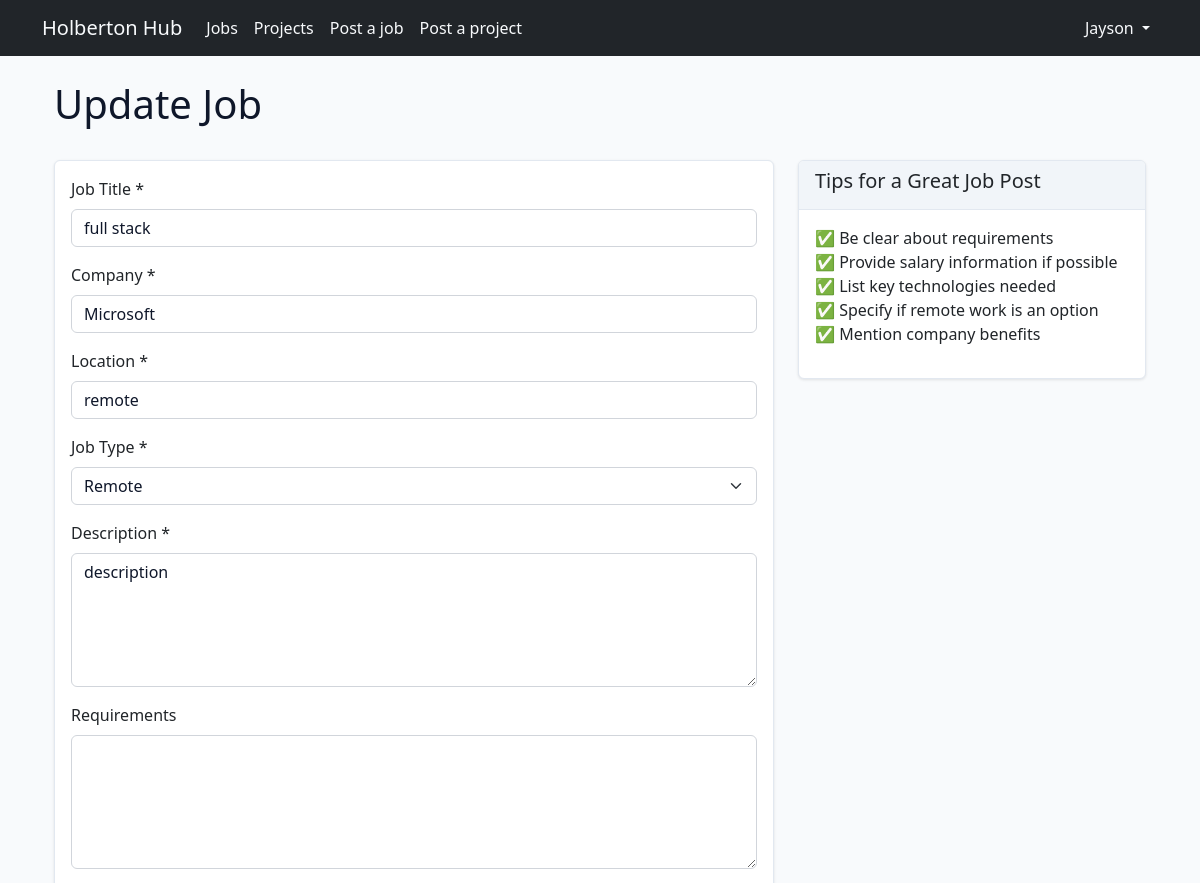
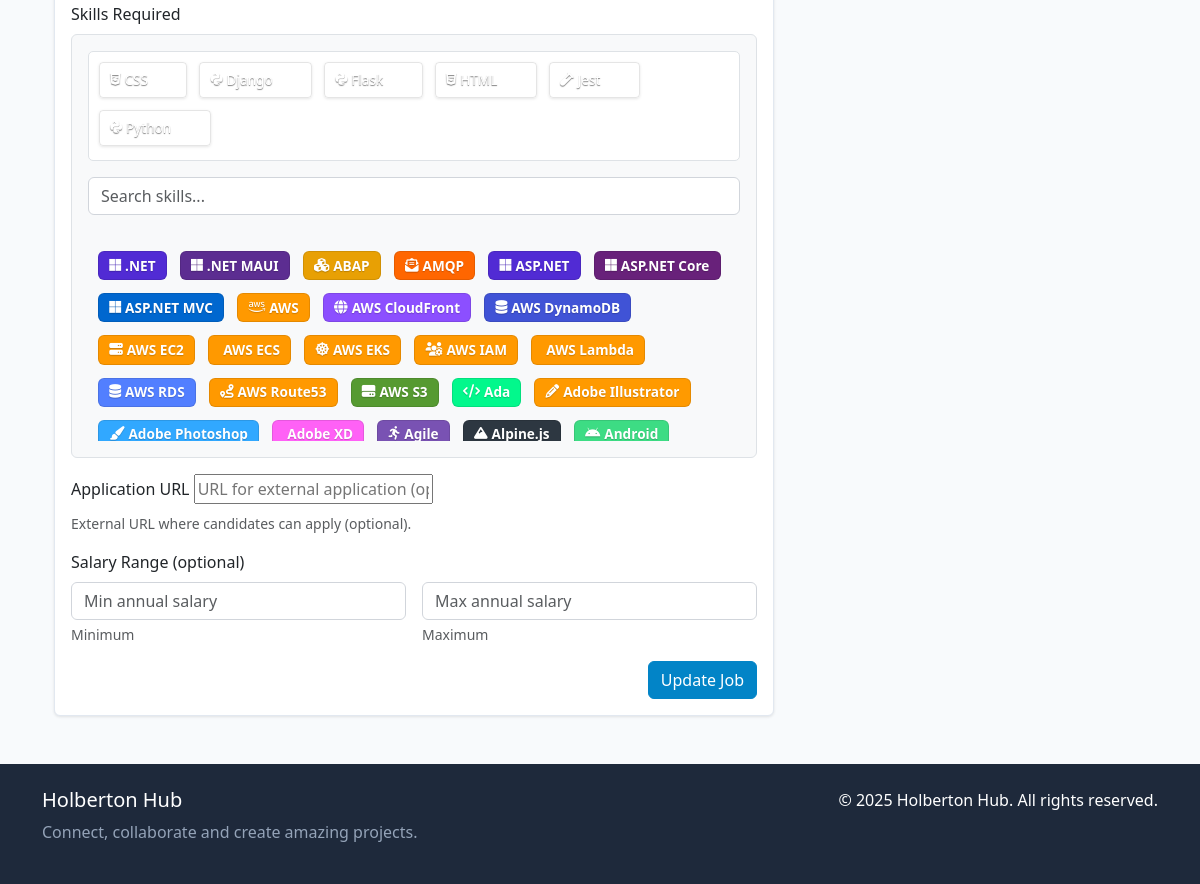
/jobs/7/update/ (signed in), run on the app's committed database (2 pictures, top to bottom).
### users/models.py (models this page shows, shortened)
class CustomUser(AbstractUser):
    bio = models.TextField(max_length=500, blank=True)
    profile_pic = CloudinaryField('profile_pic', blank=True, null=True,
                                  folder='profile_pics',
                                  transformation=[
                                      {'width': 300, 'height': 300, 'crop': 'fill'}
                                  ])
    skills = models.ManyToManyField(Skill, blank=True, related_name='users')
    skills_known = models.TextField(blank=True, default='[]',
                              help_text="JSON list of skills the user knows and can teach")
    skills_to_learn = models.TextField(blank=True, default='[]',
                                 help_text="JSON list of skills the user wants to learn")
    github_url = models.URLField(blank=True, verbose_name="GitHub URL")
    linkedin_url = models.URLField(blank=True, verbose_name="LinkedIn URL")
    website = models.URLField(blank=True, verbose_name="Personal Website")
    stackoverflow_url = models.URLField(blank=True, verbose_name="Stack Overflow URL")
    devto_url = models.URLField(blank=True, verbose_name="Dev.to URL")
    medium_url = models.URLField(blank=True, verbose_name="Medium URL")
    twitter_url = models.URLField(blank=True, verbose_name="Twitter/X URL")
    discord_username = models.CharField(max_length=100, blank=True, verbose_name="Discord Username")
    instagram_url = models.URLField(blank=True, verbose_name="Instagram URL")
    facebook_url = models.URLField(blank=True, verbose_name="Facebook URL")
    youtube_url = models.URLField(blank=True, verbose_name="YouTube URL")
    twitch_url = models.URLField(blank=True, verbose_name="Twitch URL")
    mastodon_url = models.URLField(blank=True, verbose_name="Mastodon URL")

### jobs/models.py (models this page shows, shortened)
class Job(models.Model):
    JOB_TYPE_CHOICES = (
        ('full_time', 'Full-Time'),
        ('part_time', 'Part-Time'),
        ('contract', 'Contract'),
        ('internship', 'Internship'),
        ('remote', 'Remote'),
        ('freelance', 'Freelance'),
    )
    title = models.CharField(max_length=100)
    company = models.CharField(max_length=100, blank=True, null=True)  # Made nullable for safer migrations
    location = models.CharField(max_length=100, blank=True, null=True)  # Made nullable for safer migrations
    job_type = models.CharField(max_length=20, choices=JOB_TYPE_CHOICES, default='full_time')
    description = models.TextField()
    requirements = models.TextField(blank=True, null=True)
    employer = models.ForeignKey(
        settings.AUTH_USER_MODEL,
        on_delete=models.CASCADE,
        null=True,  # Temporarily allow null
        blank=True  # Temporarily allow blank
    )
    created_at = models.DateTimeField(auto_now_add=True)
    updated_at = models.DateTimeField(auto_now=True)
    is_active = models.BooleanField(default=True)
    application_url = models.URLField(blank=True, null=True)
    salary_min = models.PositiveIntegerField(blank=True, null=True)
    salary_max = models.PositiveIntegerField(blank=True, null=True)
    skills = models.ManyToManyField(Skill, blank=True, related_name='jobs')
    class Meta:
        ordering = ['-created_at']

### skills/models.py (models this page shows, shortened)
class Skill(models.Model):
    name = models.CharField(max_length=100, unique=True)
    slug = models.SlugField(max_length=100, unique=True)
    description = models.TextField(blank=True, null=True)
    code = models.CharField(max_length=50, blank=False, null=False, unique=True, default='CODE')
    class Meta:
        ordering = ['name']

### jobs/views.py (the view, shortened to what this page needs)
# urls.py: path('<int:pk>/update/', views.JobUpdateView.as_view(), name='job_update'),
class JobUpdateView(LoginRequiredMixin, UserPassesTestMixin, UpdateView):
    model = Job
    form_class = JobForm
    template_name = 'jobs/job_form.html'
    def test_func(self):
        job = self.get_object()
        return job.employer == self.request.user
    def get_context_data(self, **kwargs):
        context = super().get_context_data(**kwargs)
        context['skills'] = Skill.objects.all()
        context['skills_by_category'] = get_skills_by_category()
        context['selected_skills'] = [skill.code for skill in self.object.skills.all()]
        context['skill_choices'] = SKILL_CHOICES
        context['action'] = 'Update'
        return context

### templates/jobs/job_form.html (shortened to what this page needs)
{% extends 'base.html' %}
{% load skill_tags %}
{% block extra_css %}
<link rel="stylesheet" href="/static/css/skill-badges.css">
{% endblock %}
{% block content %}
<div class="container">
    <div class="row mb-4">
        <div class="col-12">
            <h1>{{ action }} Job</h1>
        </div>
    </div>
    <div class="row">
        <div class="col-md-8">
            <div class="card">
                <div class="card-body">
                    <form method="post" enctype="multipart/form-data" id="job-form">
                        <div class="mb-3">
                            <label for="{{ form.title.id_for_label }}" class="form-label">Job Title *</label>
                            {{ form.title }}
                        </div>
                        <div class="mb-3">
                            <label for="{{ form.company.id_for_label }}" class="form-label">Company *</label>
                            {{ form.company }}
                        </div>
                        <div class="mb-3">
                            <label for="{{ form.location.id_for_label }}" class="form-label">Location *</label>
                            {{ form.location }}
                        </div>
                        <div class="mb-3">
                            <label for="{{ form.job_type.id_for_label }}" class="form-label">Job Type *</label>
                            {{ form.job_type }}
                        </div>
                        <div class="mb-3">
                            <label for="{{ form.description.id_for_label }}" class="form-label">Description *</label>
                            {{ form.description }}
                        </div>
                        <div class="mb-3">
                            <label for="{{ form.requirements.id_for_label }}" class="form-label">Requirements</label>
                            {{ form.requirements }}
                        </div>
                        <div class="mb-3">
                            <label class="form-label">Skills Required</label>
                            <div class="skill-selection-container border p-3 rounded bg-light">
                                <div id="selected-skills" class="mb-3 d-flex flex-wrap gap-2">
                                    {% if job and job.skills.all %}
                                        {% for skill in job.skills.all %}
                                            <div class="skill-badge badge d-flex align-items-center"
                                                 data-color="{{ skill.code|get_skill_color }}">
                                                <i class="{{ skill.code|get_skill_icon }} me-1"></i>
                                                {{ skill.name }}
                                                <button type="button" class="btn-close btn-close-white ms-2" aria-label="Remove"></button>
                                            </div>
                                        {% endfor %}
                                    {% endif %}
                                </div>
                                <div class="input-group mb-3">
                                    <input type="text" id="skill-search" class="form-control" placeholder="Search skills...">
                                </div>
                                <div id="skills-list" class="d-flex flex-wrap gap-2">
                                    {% for skill_code, skill_name in skill_choices %}
                                        <div class="skill-option badge d-flex align-items-center"
                                             data-value="{{ skill_code }}"
                                             data-icon="{{ skill_code|get_skill_icon }}"
                                             data-color="{{ skill_code|get_skill_color }}">
                                            <i class="{{ skill_code|get_skill_icon }} me-1"></i>
                                            {{ skill_name }}
                                        </div>
                                    {% endfor %}
                                </div>
                            </div>
                        </div>
                        <div class="mb-3">
                            <label for="{{ form.application_url.id_for_label }}" class="form-label">Application URL</label>
                            {{ form.application_url }}
                            <div class="form-text">External URL where candidates can apply (optional).</div>
                        </div>
                        <div class="mb-3">
                            <label for="{{ form.salary_min.id_for_label }}" class="form-label">Salary Range (optional)</label>
                            <div class="row g-3">
                                <div class="col-md-6">
                                    {{ form.salary_min }}
                                    <div class="form-text">Minimum</div>
                                </div>
                                <div class="col-md-6">
                                    {{ form.salary_max }}
                                    <div class="form-text">Maximum</div>
                                </div>
                            </div>
                        </div>
                        <div class="text-end">
                            <button type="submit" class="btn btn-primary">{{ action }} Job</button>
                        </div>
                    </form>
                </div>
            </div>
        </div>
        <div class="col-md-4">
            <div class="card">
                <div class="card-header">
                    <h5>Tips for a Great Job Post</h5>
                </div>
                <div class="card-body">
                    <ul class="list-unstyled">
                        <li>✅ Be clear about requirements</li>
                        <li>✅ Provide salary information if possible</li>
                        <li>✅ List key technologies needed</li>
                        <li>✅ Specify if remote work is an option</li>
                        <li>✅ Mention company benefits</li>
                    </ul>
                </div>
            </div>
        </div>
    </div>
</div>
{% endblock %}

### templates/base.html (shortened to what this page needs)
<!DOCTYPE html>
<html lang="en">
<head>
    <link href="https://cdn.jsdelivr.net/npm/bootstrap@5.3.2/dist/css/bootstrap.min.css" rel="stylesheet">
    <link rel="stylesheet" href="https://cdnjs.cloudflare.com/ajax/libs/font-awesome/6.4.2/css/all.min.css">
    <link rel="stylesheet" href="/static/css/custom.css">
    <link id="theme-stylesheet" rel="stylesheet" href="/static/themes/light-theme.css">
    <link rel="stylesheet" href="/static/themes/theme-compatibility.css">
    {% block extra_css %}{% endblock %}
</head>
<body>
    <nav class="navbar navbar-expand-lg navbar-dark bg-dark">
        <div class="container">
            <a class="navbar-brand" href="{% url 'home' %}">Holberton Hub</a>
            <div class="collapse navbar-collapse" id="navbarSupportedContent">
                <ul class="navbar-nav me-auto mb-2 mb-lg-0">
                    <li class="nav-item">
                        <a class="nav-link" href="{% url 'job_list' %}">Jobs</a>
                    </li>
                    <li class="nav-item">
                        <a class="nav-link" href="{% url 'project_list' %}">Projects</a>
                    </li>
                    {% if user.is_authenticated %}
					<li class="nav-item">
                        <a class="nav-link" href="{% url 'job_create' %}">Post a job</a>
                    </li>
                    <li class="nav-item">
                        <a class="nav-link" href="{% url 'project_create' %}">Post a project</a>
                    </li>
                    {% endif %}
                </ul>
                <ul class="navbar-nav ms-auto">
                    {% if user.is_authenticated %}
                    <li class="nav-item dropdown">
                        <a class="nav-link dropdown-toggle" href="#" id="navbarDropdown" role="button" data-bs-toggle="dropdown" aria-expanded="false">
                            {{ user.username }}
                        </a>
                    </li>
                    {% endif %}
                </ul>
            </div>
        </div>
    </nav>
    <main class="container mt-4">
        {% block content %}{% endblock %}
    </main>
    <footer class="bg-dark text-white py-4 mt-5">
        <div class="container">
            <div class="row">
                <div class="col-md-6">
                    <h5>Holberton Hub</h5>
                    <p class="text-muted">Connect, collaborate and create amazing projects.</p>
                </div>
                <div class="col-md-6 text-md-end">
                    <p>&copy; {% now "Y" %} Holberton Hub. All rights reserved.</p>
                </div>
            </div>
        </div>
    </footer>
</body>
</html>

### data on the page
CustomUser: username "Jayson"
Job: title "full stack", company "Microsoft", location "remote", job_type "Remote", description "description"
Skill: name "CSS"
Skill: name "Django"
Skill: name "Flask"
Skill: name "HTML"
Skill: name "Jest"
Skill: name "Python"

### other printed values
{{ action }} "Update"
{{ skill_name }} ".NET" ".NET MAUI" "ABAP" "AMQP" "ASP.NET" "ASP.NET Core" "ASP.NET MVC" "AWS" "AWS CloudFront" "AWS DynamoDB" "AWS EC2" "AWS ECS" "AWS EKS" "AWS IAM" "AWS Lambda" "AWS RDS" "AWS Route53" "AWS S3" "Ada" "Adobe Illustrator" "Adobe Photoshop" "Adobe XD" "Agile" "Alpine.js" "Android"
